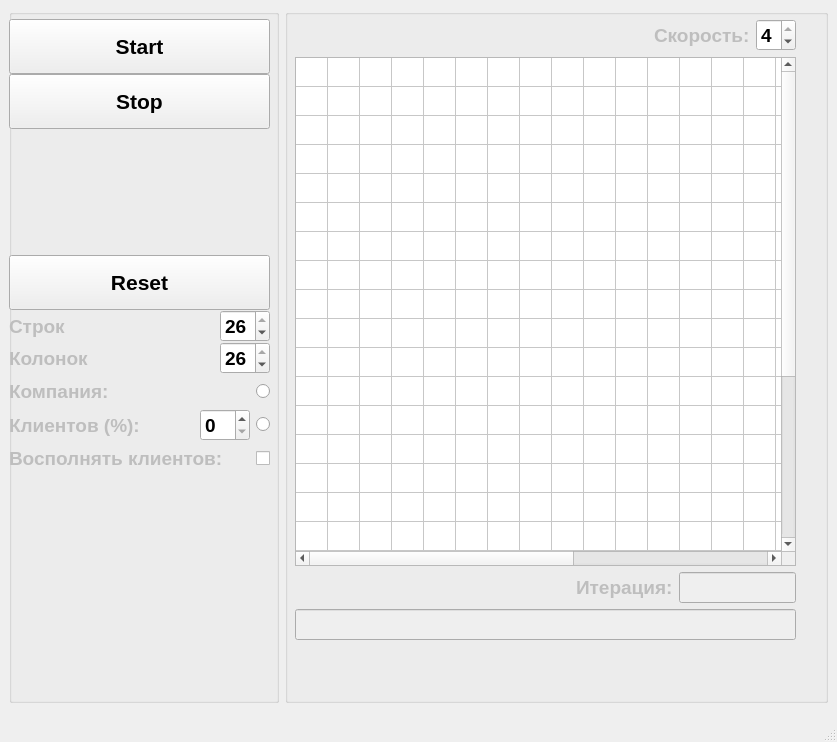
<?xml version="1.0" encoding="UTF-8"?>
<ui version="4.0">
 <class>MainWindow</class>
 <widget class="QMainWindow" name="MainWindow">
  <property name="geometry">
   <rect>
    <x>0</x>
    <y>0</y>
    <width>837</width>
    <height>742</height>
   </rect>
  </property>
  <property name="minimumSize">
   <size>
    <width>816</width>
    <height>675</height>
   </size>
  </property>
  <property name="font">
   <font>
    <pointsize>16</pointsize>
    <bold>true</bold>
   </font>
  </property>
  <property name="windowTitle">
   <string>MainWindow</string>
  </property>
  <widget class="QWidget" name="centralwidget">
   <layout class="QHBoxLayout" name="horizontalLayout">
    <item>
     <widget class="QGroupBox" name="groupBox">
      <property name="minimumSize">
       <size>
        <width>270</width>
        <height>501</height>
       </size>
      </property>
      <property name="title">
       <string/>
      </property>
      <widget class="QWidget" name="layoutWidget">
       <property name="geometry">
        <rect>
         <x>0</x>
         <y>10</y>
         <width>261</width>
         <height>451</height>
        </rect>
       </property>
       <layout class="QVBoxLayout" name="verticalLayout_3">
        <item>
         <layout class="QVBoxLayout" name="verticalLayout">
          <property name="spacing">
           <number>0</number>
          </property>
          <item>
           <widget class="QPushButton" name="start_button">
            <property name="minimumSize">
             <size>
              <width>55</width>
              <height>55</height>
             </size>
            </property>
            <property name="cursor">
             <cursorShape>PointingHandCursor</cursorShape>
            </property>
            <property name="text">
             <string>Start</string>
            </property>
           </widget>
          </item>
          <item>
           <widget class="QPushButton" name="stop_button">
            <property name="minimumSize">
             <size>
              <width>55</width>
              <height>55</height>
             </size>
            </property>
            <property name="cursor">
             <cursorShape>PointingHandCursor</cursorShape>
            </property>
            <property name="text">
             <string>Stop</string>
            </property>
           </widget>
          </item>
          <item>
           <spacer name="verticalSpacer">
            <property name="orientation">
             <enum>Qt::Vertical</enum>
            </property>
            <property name="sizeHint" stdset="0">
             <size>
              <width>20</width>
              <height>38</height>
             </size>
            </property>
           </spacer>
          </item>
          <item>
           <widget class="QPushButton" name="reset_button">
            <property name="minimumSize">
             <size>
              <width>55</width>
              <height>55</height>
             </size>
            </property>
            <property name="cursor">
             <cursorShape>PointingHandCursor</cursorShape>
            </property>
            <property name="text">
             <string>Reset</string>
            </property>
           </widget>
          </item>
          <item>
           <layout class="QHBoxLayout" name="horizontalLayout_row">
            <item>
             <widget class="QLabel" name="row_label">
              <property name="enabled">
               <bool>false</bool>
              </property>
              <property name="font">
               <font>
                <pointsize>14</pointsize>
                <bold>true</bold>
               </font>
              </property>
              <property name="text">
               <string>Строк</string>
              </property>
             </widget>
            </item>
            <item>
             <spacer name="horizontalSpacer_4">
              <property name="orientation">
               <enum>Qt::Horizontal</enum>
              </property>
              <property name="sizeHint" stdset="0">
               <size>
                <width>58</width>
                <height>20</height>
               </size>
              </property>
             </spacer>
            </item>
            <item>
             <widget class="QSpinBox" name="row_spinbox">
              <property name="font">
               <font>
                <pointsize>14</pointsize>
                <bold>true</bold>
               </font>
              </property>
              <property name="cursor">
               <cursorShape>PointingHandCursor</cursorShape>
              </property>
              <property name="minimum">
               <number>5</number>
              </property>
              <property name="maximum">
               <number>26</number>
              </property>
              <property name="value">
               <number>26</number>
              </property>
             </widget>
            </item>
           </layout>
          </item>
          <item>
           <layout class="QHBoxLayout" name="horizontalLayout_column">
            <item>
             <widget class="QLabel" name="column_label">
              <property name="enabled">
               <bool>false</bool>
              </property>
              <property name="font">
               <font>
                <pointsize>14</pointsize>
                <bold>true</bold>
               </font>
              </property>
              <property name="text">
               <string>Колонок</string>
              </property>
             </widget>
            </item>
            <item>
             <spacer name="horizontalSpacer_5">
              <property name="orientation">
               <enum>Qt::Horizontal</enum>
              </property>
              <property name="sizeHint" stdset="0">
               <size>
                <width>58</width>
                <height>20</height>
               </size>
              </property>
             </spacer>
            </item>
            <item>
             <widget class="QSpinBox" name="column_spinbox">
              <property name="font">
               <font>
                <pointsize>14</pointsize>
                <bold>true</bold>
               </font>
              </property>
              <property name="cursor">
               <cursorShape>PointingHandCursor</cursorShape>
              </property>
              <property name="minimum">
               <number>5</number>
              </property>
              <property name="maximum">
               <number>26</number>
              </property>
              <property name="value">
               <number>26</number>
              </property>
             </widget>
            </item>
           </layout>
          </item>
         </layout>
        </item>
        <item>
         <layout class="QVBoxLayout" name="verticalLayout_2">
          <item>
           <layout class="QHBoxLayout" name="horizontalLayout_company">
            <item>
             <widget class="QLabel" name="company_label">
              <property name="enabled">
               <bool>false</bool>
              </property>
              <property name="font">
               <font>
                <pointsize>14</pointsize>
                <bold>true</bold>
               </font>
              </property>
              <property name="text">
               <string>Компания:</string>
              </property>
             </widget>
            </item>
            <item>
             <spacer name="horizontalSpacer_7">
              <property name="orientation">
               <enum>Qt::Horizontal</enum>
              </property>
              <property name="sizeHint" stdset="0">
               <size>
                <width>58</width>
                <height>20</height>
               </size>
              </property>
             </spacer>
            </item>
            <item>
             <widget class="QRadioButton" name="company_radio">
              <property name="font">
               <font>
                <pointsize>14</pointsize>
                <bold>true</bold>
               </font>
              </property>
              <property name="cursor">
               <cursorShape>PointingHandCursor</cursorShape>
              </property>
              <property name="text">
               <string/>
              </property>
             </widget>
            </item>
           </layout>
          </item>
          <item>
           <layout class="QHBoxLayout" name="horizontalLayout_client">
            <item>
             <widget class="QLabel" name="client_label">
              <property name="enabled">
               <bool>false</bool>
              </property>
              <property name="font">
               <font>
                <pointsize>14</pointsize>
                <bold>true</bold>
               </font>
              </property>
              <property name="text">
               <string>Клиентов (%):</string>
              </property>
             </widget>
            </item>
            <item>
             <spacer name="horizontalSpacer_6">
              <property name="orientation">
               <enum>Qt::Horizontal</enum>
              </property>
              <property name="sizeHint" stdset="0">
               <size>
                <width>58</width>
                <height>20</height>
               </size>
              </property>
             </spacer>
            </item>
            <item>
             <widget class="QSpinBox" name="client_spinbox">
              <property name="font">
               <font>
                <pointsize>14</pointsize>
                <bold>true</bold>
               </font>
              </property>
              <property name="cursor">
               <cursorShape>PointingHandCursor</cursorShape>
              </property>
              <property name="minimum">
               <number>0</number>
              </property>
              <property name="maximum">
               <number>75</number>
              </property>
              <property name="value">
               <number>0</number>
              </property>
             </widget>
            </item>
            <item>
             <widget class="QRadioButton" name="client_radio">
              <property name="font">
               <font>
                <pointsize>14</pointsize>
                <bold>true</bold>
               </font>
              </property>
              <property name="cursor">
               <cursorShape>PointingHandCursor</cursorShape>
              </property>
              <property name="text">
               <string/>
              </property>
             </widget>
            </item>
           </layout>
          </item>
          <item>
           <layout class="QHBoxLayout" name="horizontalLayout_replenish">
            <item>
             <widget class="QLabel" name="replenish_label">
              <property name="enabled">
               <bool>false</bool>
              </property>
              <property name="font">
               <font>
                <pointsize>14</pointsize>
                <bold>true</bold>
               </font>
              </property>
              <property name="text">
               <string>Восполнять клиентов:</string>
              </property>
             </widget>
            </item>
            <item>
             <spacer name="horizontalSpacer_2">
              <property name="orientation">
               <enum>Qt::Horizontal</enum>
              </property>
              <property name="sizeHint" stdset="0">
               <size>
                <width>40</width>
                <height>20</height>
               </size>
              </property>
             </spacer>
            </item>
            <item>
             <widget class="QCheckBox" name="replenish_checkbox">
              <property name="font">
               <font>
                <pointsize>14</pointsize>
                <bold>true</bold>
               </font>
              </property>
              <property name="text">
               <string/>
              </property>
             </widget>
            </item>
           </layout>
          </item>
         </layout>
        </item>
       </layout>
      </widget>
     </widget>
    </item>
    <item>
     <widget class="QGroupBox" name="groupBox_2">
      <property name="sizePolicy">
       <sizepolicy hsizetype="Expanding" vsizetype="Preferred">
        <horstretch>0</horstretch>
        <verstretch>0</verstretch>
       </sizepolicy>
      </property>
      <property name="title">
       <string/>
      </property>
      <widget class="QWidget" name="layoutWidget">
       <property name="geometry">
        <rect>
         <x>10</x>
         <y>10</y>
         <width>501</width>
         <height>621</height>
        </rect>
       </property>
       <layout class="QVBoxLayout" name="verticalLayout_4">
        <item>
         <layout class="QHBoxLayout" name="horizontalLayout_3">
          <item>
           <spacer name="horizontalSpacer_3">
            <property name="orientation">
             <enum>Qt::Horizontal</enum>
            </property>
            <property name="sizeHint" stdset="0">
             <size>
              <width>358</width>
              <height>20</height>
             </size>
            </property>
           </spacer>
          </item>
          <item>
           <widget class="QLabel" name="speed_rate_label">
            <property name="enabled">
             <bool>false</bool>
            </property>
            <property name="font">
             <font>
              <pointsize>14</pointsize>
              <bold>true</bold>
             </font>
            </property>
            <property name="text">
             <string>Скорость:</string>
            </property>
           </widget>
          </item>
          <item>
           <widget class="QSpinBox" name="speed_rate_spinbox">
            <property name="font">
             <font>
              <pointsize>14</pointsize>
              <bold>true</bold>
             </font>
            </property>
            <property name="cursor">
             <cursorShape>PointingHandCursor</cursorShape>
            </property>
            <property name="minimum">
             <number>1</number>
            </property>
            <property name="maximum">
             <number>4</number>
            </property>
            <property name="value">
             <number>4</number>
            </property>
           </widget>
          </item>
         </layout>
        </item>
        <item>
         <widget class="QTableWidget" name="table_widget">
          <property name="cursor" stdset="0">
           <cursorShape>CrossCursor</cursorShape>
          </property>
          <property name="sizeAdjustPolicy">
           <enum>QAbstractScrollArea::AdjustIgnored</enum>
          </property>
          <property name="autoScroll">
           <bool>true</bool>
          </property>
          <property name="editTriggers">
           <set>QAbstractItemView::NoEditTriggers</set>
          </property>
          <property name="selectionMode">
           <enum>QAbstractItemView::NoSelection</enum>
          </property>
          <property name="rowCount">
           <number>26</number>
          </property>
          <property name="columnCount">
           <number>26</number>
          </property>
          <attribute name="horizontalHeaderVisible">
           <bool>false</bool>
          </attribute>
          <attribute name="horizontalHeaderCascadingSectionResizes">
           <bool>false</bool>
          </attribute>
          <attribute name="horizontalHeaderMinimumSectionSize">
           <number>19</number>
          </attribute>
          <attribute name="horizontalHeaderDefaultSectionSize">
           <number>19</number>
          </attribute>
          <attribute name="horizontalHeaderHighlightSections">
           <bool>false</bool>
          </attribute>
          <attribute name="horizontalHeaderStretchLastSection">
           <bool>false</bool>
          </attribute>
          <attribute name="verticalHeaderVisible">
           <bool>false</bool>
          </attribute>
          <attribute name="verticalHeaderMinimumSectionSize">
           <number>19</number>
          </attribute>
          <attribute name="verticalHeaderDefaultSectionSize">
           <number>19</number>
          </attribute>
          <attribute name="verticalHeaderHighlightSections">
           <bool>false</bool>
          </attribute>
          <attribute name="verticalHeaderStretchLastSection">
           <bool>false</bool>
          </attribute>
          <row/>
          <row/>
          <row/>
          <row/>
          <row/>
          <row/>
          <row/>
          <row/>
          <row/>
          <row/>
          <row/>
          <row/>
          <row/>
          <row/>
          <row/>
          <row/>
          <row/>
          <row/>
          <row/>
          <row/>
          <row/>
          <row/>
          <row/>
          <row/>
          <row/>
          <row/>
          <column/>
          <column/>
          <column/>
          <column/>
          <column/>
          <column/>
          <column/>
          <column/>
          <column/>
          <column/>
          <column/>
          <column/>
          <column/>
          <column/>
          <column/>
          <column/>
          <column/>
          <column/>
          <column/>
          <column/>
          <column/>
          <column/>
          <column/>
          <column/>
          <column/>
          <column/>
         </widget>
        </item>
        <item>
         <layout class="QHBoxLayout" name="horizontalLayout_2">
          <item>
           <spacer name="horizontalSpacer">
            <property name="orientation">
             <enum>Qt::Horizontal</enum>
            </property>
            <property name="sizeHint" stdset="0">
             <size>
              <width>358</width>
              <height>20</height>
             </size>
            </property>
           </spacer>
          </item>
          <item>
           <widget class="QLabel" name="iteration_label">
            <property name="enabled">
             <bool>false</bool>
            </property>
            <property name="font">
             <font>
              <pointsize>14</pointsize>
              <bold>true</bold>
             </font>
            </property>
            <property name="text">
             <string>Итерация:</string>
            </property>
           </widget>
          </item>
          <item>
           <widget class="QLineEdit" name="iteration_line_edit">
            <property name="enabled">
             <bool>false</bool>
            </property>
            <property name="font">
             <font>
              <pointsize>14</pointsize>
              <bold>true</bold>
             </font>
            </property>
            <property name="cursor">
             <cursorShape>ForbiddenCursor</cursorShape>
            </property>
           </widget>
          </item>
         </layout>
        </item>
        <item>
         <widget class="QLineEdit" name="end_message_line_edit">
          <property name="enabled">
           <bool>false</bool>
          </property>
          <property name="font">
           <font>
            <pointsize>14</pointsize>
            <bold>true</bold>
           </font>
          </property>
          <property name="cursor">
           <cursorShape>ForbiddenCursor</cursorShape>
          </property>
         </widget>
        </item>
       </layout>
      </widget>
     </widget>
    </item>
   </layout>
  </widget>
  <widget class="QMenuBar" name="menubar">
   <property name="geometry">
    <rect>
     <x>0</x>
     <y>0</y>
     <width>837</width>
     <height>34</height>
    </rect>
   </property>
  </widget>
  <widget class="QStatusBar" name="statusbar"/>
 </widget>
 <resources/>
 <connections/>
</ui>
